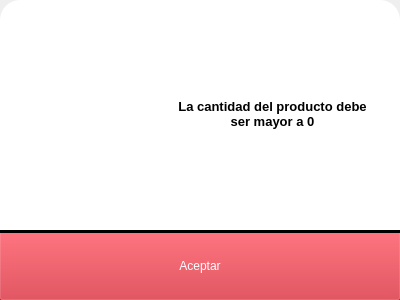
<?xml version="1.0" encoding="UTF-8"?>
<ui version="4.0">
 <class>mensajeCantidad</class>
 <widget class="QMainWindow" name="mensajeCantidad">
  <property name="geometry">
   <rect>
    <x>0</x>
    <y>0</y>
    <width>400</width>
    <height>300</height>
   </rect>
  </property>
  <property name="windowTitle">
   <string>MainWindow</string>
  </property>
  <widget class="QWidget" name="centralwidget">
   <widget class="QFrame" name="frame">
    <property name="geometry">
     <rect>
      <x>0</x>
      <y>0</y>
      <width>400</width>
      <height>300</height>
     </rect>
    </property>
    <property name="styleSheet">
     <string notr="true">QFrame{	 
 
	background-color: rgb(255, 255, 255);
	border-radius:20px;

}

 </string>
    </property>
    <property name="frameShape">
     <enum>QFrame::StyledPanel</enum>
    </property>
    <property name="frameShadow">
     <enum>QFrame::Raised</enum>
    </property>
    <widget class="QPushButton" name="pushButton_2">
     <property name="geometry">
      <rect>
       <x>-1</x>
       <y>230</y>
       <width>402</width>
       <height>71</height>
      </rect>
     </property>
     <property name="sizePolicy">
      <sizepolicy hsizetype="Fixed" vsizetype="Fixed">
       <horstretch>0</horstretch>
       <verstretch>0</verstretch>
      </sizepolicy>
     </property>
     <property name="minimumSize">
      <size>
       <width>402</width>
       <height>71</height>
      </size>
     </property>
     <property name="maximumSize">
      <size>
       <width>402</width>
       <height>71</height>
      </size>
     </property>
     <property name="cursor">
      <cursorShape>OpenHandCursor</cursorShape>
     </property>
     <property name="styleSheet">
      <string notr="true">color: white;
background-color:rgb(201, 37, 49);
font: 75 15pt &quot;MS Serif&quot;;


 </string>
     </property>
     <property name="text">
      <string>Aceptar</string>
     </property>
    </widget>
    <widget class="Line" name="line">
     <property name="geometry">
      <rect>
       <x>0</x>
       <y>230</y>
       <width>400</width>
       <height>3</height>
      </rect>
     </property>
     <property name="styleSheet">
      <string notr="true">background-color: rgb(0, 0, 0);</string>
     </property>
     <property name="orientation">
      <enum>Qt::Horizontal</enum>
     </property>
    </widget>
    <widget class="QWidget" name="layoutWidget">
     <property name="geometry">
      <rect>
       <x>30</x>
       <y>0</y>
       <width>348</width>
       <height>231</height>
      </rect>
     </property>
     <layout class="QVBoxLayout" name="verticalLayout">
      <item>
       <spacer name="verticalSpacer">
        <property name="orientation">
         <enum>Qt::Vertical</enum>
        </property>
        <property name="sizeHint" stdset="0">
         <size>
          <width>20</width>
          <height>40</height>
         </size>
        </property>
       </spacer>
      </item>
      <item>
       <layout class="QHBoxLayout" name="horizontalLayout">
        <item>
         <widget class="QLabel" name="Advertencia">
          <property name="minimumSize">
           <size>
            <width>81</width>
            <height>71</height>
           </size>
          </property>
          <property name="maximumSize">
           <size>
            <width>81</width>
            <height>71</height>
           </size>
          </property>
          <property name="text">
           <string/>
          </property>
          <property name="scaledContents">
           <bool>true</bool>
          </property>
         </widget>
        </item>
        <item>
         <spacer name="horizontalSpacer">
          <property name="orientation">
           <enum>Qt::Horizontal</enum>
          </property>
          <property name="sizeHint" stdset="0">
           <size>
            <width>40</width>
            <height>20</height>
           </size>
          </property>
         </spacer>
        </item>
        <item>
         <widget class="QTextBrowser" name="textBrowser">
          <property name="sizePolicy">
           <sizepolicy hsizetype="Fixed" vsizetype="Fixed">
            <horstretch>0</horstretch>
            <verstretch>0</verstretch>
           </sizepolicy>
          </property>
          <property name="minimumSize">
           <size>
            <width>211</width>
            <height>41</height>
           </size>
          </property>
          <property name="maximumSize">
           <size>
            <width>211</width>
            <height>41</height>
           </size>
          </property>
          <property name="html">
           <string>&lt;!DOCTYPE HTML PUBLIC &quot;-//W3C//DTD HTML 4.0//EN&quot; &quot;http://www.w3.org/TR/REC-html40/strict.dtd&quot;&gt;
&lt;html&gt;&lt;head&gt;&lt;meta name=&quot;qrichtext&quot; content=&quot;1&quot; /&gt;&lt;style type=&quot;text/css&quot;&gt;
p, li { white-space: pre-wrap; }
&lt;/style&gt;&lt;/head&gt;&lt;body style=&quot; font-family:'MS Shell Dlg 2'; font-size:8.25pt; font-weight:400; font-style:normal;&quot;&gt;
&lt;p align=&quot;center&quot; style=&quot; margin-top:0px; margin-bottom:0px; margin-left:0px; margin-right:0px; -qt-block-indent:0; text-indent:0px;&quot;&gt;&lt;span style=&quot; font-size:10pt; font-weight:600;&quot;&gt;La cantidad del producto debe ser mayor a 0&lt;/span&gt;&lt;/p&gt;&lt;/body&gt;&lt;/html&gt;</string>
          </property>
         </widget>
        </item>
       </layout>
      </item>
      <item>
       <spacer name="verticalSpacer_2">
        <property name="orientation">
         <enum>Qt::Vertical</enum>
        </property>
        <property name="sizeHint" stdset="0">
         <size>
          <width>20</width>
          <height>40</height>
         </size>
        </property>
       </spacer>
      </item>
     </layout>
    </widget>
    <zorder>pushButton_2</zorder>
    <zorder>layoutWidget</zorder>
    <zorder>line</zorder>
   </widget>
  </widget>
 </widget>
 <resources/>
 <connections/>
</ui>
